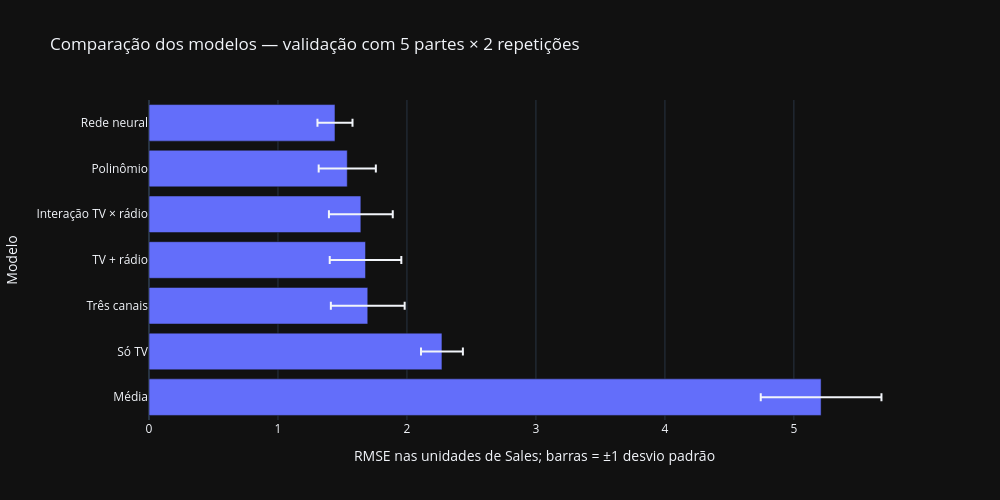

Source (notebook cell):
### Markdown cell above
A coluna `test_RMSE` retornada pelo scikit-learn representa a **validação de cada fold**, não as 40 observações do teste reservado. Diferenças entre erro de treino e validação ajudam a identificar possível sobreajuste.

### Code cell
fig = px.bar(
      resultados_validacao
    , x='RMSE validação'
    , y='Modelo'
    , orientation='h'
    , error_x='Desvio RMSE'
    , title='Comparação dos modelos — validação com 5 partes × 2 repetições'
    , labels={'RMSE validação': 'RMSE nas unidades de Sales; barras = ±1 desvio padrão'}
)

fig.update_yaxes(autorange='reversed')
fig.update_xaxes(rangemode='tozero')
fig.update_layout(width=1000, height=500)

fig.show()

### Figure 1 — Plotly figure (JSON) as saved in the notebook; plotly's stock layout.template omitted (floating-point values rounded to 4 significant figures)
{"data": [{"error_x": {"array": [0.1358, 0.2216, 0.2475, 0.2775, 0.2861, 0.1623, 0.4679]}, "hovertemplate": "RMSE nas unidades de Sales; barras = ±1 desvio padrão=%{x}<br>Modelo=%{y}<extra></extra>", "legendgroup": "", "marker": {"color": "#636efa", "pattern": {"shape": ""}}, "name": "", "orientation": "h", "showlegend": false, "textposition": "auto", "type": "bar", "x": [1.442, 1.537, 1.643, 1.679, 1.696, 2.271, 5.211], "xaxis": "x", "y": ["Rede neural", "Polinômio", "Interação TV × rádio", "TV + rádio", "Três canais", "Só TV", "Média"], "yaxis": "y"}], "layout": {"barmode": "relative", "height": 500, "legend": {"tracegroupgap": 0}, "title": {"text": "Comparação dos modelos — validação com 5 partes × 2 repetições"}, "width": 1000, "xaxis": {"anchor": "y", "domain": [0, 1], "rangemode": "tozero", "title": {"text": "RMSE nas unidades de Sales; barras = ±1 desvio padrão"}}, "yaxis": {"anchor": "x", "autorange": "reversed", "domain": [0, 1], "title": {"text": "Modelo"}}}}
